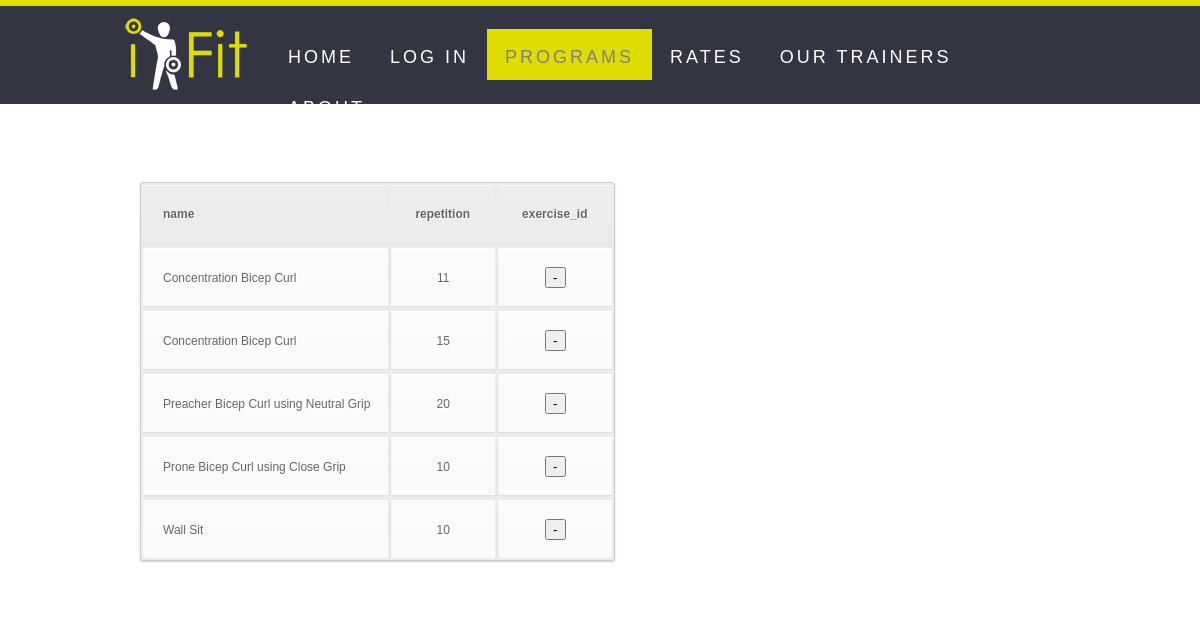
Page /yourprograms.php on the committed database.
### tables this page shows
CREATE TABLE IF NOT EXISTS `exercise` (
  `exercise_id` int(11) NOT NULL DEFAULT '0',
  `name` varchar(100) NOT NULL,
  `description` varchar(1000) NOT NULL,
  `category` varchar(100) NOT NULL,
  `repetition` int(3) NOT NULL
);

### yourprograms.php (the view, shortened to what this page needs)
<link rel="stylesheet" href="css/iFitBasic.css">
<link rel="stylesheet" href="css/dropMenu.css">
<div class="page">
	<?php
	class Exercise
	{
		private $exercise_id;
		private $name;
		private $repetition;
		public function getExerciseId()     { return $this->exercise_id; }
		public function getName()  { return $this->name; }
		public function getrepetition()     { return $this->repetition; }
	}
	try {
		$con = new PDO("mysql:host=localhost;dbname=cs174", "cs174", "group76");
		$con->setAttribute(PDO::ATTR_ERRMODE,
			PDO::ERRMODE_EXCEPTION);
		$query = "SELECT name, repetition, todolist.exercise_id ".
		"FROM exercise, todolist ".
		"WHERE exercise.exercise_id = todolist.exercise_id ".
		"ORDER BY name";
		$ps = $con->prepare($query);
		$ps->execute();
		createTable($ps);
	}
	catch(PDOException $ex) {
		print 'ERROR: '.$ex->getMessage();
	}
	catch(Exception $ex) {
		print 'ERROR: '.$ex->getMessage();
	}
	function createTable(PDOStatement $ps)
	{
		print "<table>\n";
		createHeaderRow($ps);
		$ps->execute();
		$ps->setFetchMode(PDO::FETCH_CLASS, "Exercise");
		while ($exercise = $ps->fetch()) {
			print "<tr>\n";
			createDataRow($exercise);
			print "</tr>\n";
		}
		print "</table>\n";
	}
	function createHeaderRow(PDOStatement $ps)
	{
		$row = $ps->fetch(PDO::FETCH_ASSOC);
		print "<tr>\n";
		foreach ($row as $field => $value) {
			print "<th>$field</th>\n";
		}
		print "</tr>\n";
	}
	function createDataRow(Exercise $exercise)
	{
		print "<tr>\n";
		print "<td>" . $exercise->getName()    . "</td>\n";
		print "<td>" . $exercise->getRepetition()   . "</td>\n";
		print "<td><input type='button' id=".$exercise->getExerciseId()." class='delete' value='-'></td>\n";
		print "</tr>\n";
	}
	?>
</div>

### css/iFitHome.css (style rules this page uses)
body { margin: 0; }
img { border: 0; }
body { font: 100%/1.2 "Myriad Pro", "Gill Sans", "Gill Sans MT", sans-serif; }
li { text-transform: uppercase; letter-spacing: 3px; }
.banner { border-top: 6px solid #dedc00; margin: 0 auto; background: #333543; clear: bottom; position: fixed; top: 0%; width: 100%; z-index : 1; }
.inBanner { margin: 0 auto; width: 960px; }
.page { margin: 0 auto; width: 960px; }
.container { padding-bottom: 1.9375em; }
.masthead { padding-top: 10px; padding-bottom: 20px; display: block; position: relative; }
.logo { max-width: 5%; max-height : auto; margin-bottom: -8px; margin-top: 0; }
.nav-main { margin-bottom: 0; padding: .45em 0 .5em; position: absolute; left: 150px; top: 0px; }
.nav-main li { height: auto; width: auto; float: left; text-align: center; }
.nav-main li:first-child { border-left: none; border-right:none; }
.nav-main a { color: white; display: block; font-size: 1.125em; padding: 1em 1em .6em 1em; }
.nav-main #current-page, .nav-main #current-page:hover { color: gray; background-color: #dedc00; cursor: default; }
.clearfix:before, .clearfix:after { content: " "; display: table; }
.clearfix:after { clear: both; }

### css/iFitBasic.css (style rules this page uses)
body { margin: 0; }
img { border: 0; }
body { font: 100%/1.2 "Myriad Pro", "Gill Sans", "Gill Sans MT", sans-serif; }
li { text-transform: uppercase; letter-spacing: 3px; }
.backBanner { margin: 0 auto; background: white; clear: bottom; top: 0%; width: 100%; padding-bottom: 4em; }
.banner { border-top: 6px solid #dedc00; margin: 0 auto; background: #333543; clear: bottom; position: fixed; top: 0%; width: 100%; z-index : 1; }
.inBanner { margin: 0 auto; width: 960px; }
.page { margin: 0 auto; width: 960px; }
.container { padding-bottom: 1.9375em; }
.masthead { padding-top: 10px; padding-bottom: 20px; display: block; position: relative; }
.logo { max-width: 5%; max-height : auto; margin-bottom: -8px; margin-top: 0; }
.nav-main { margin-bottom: 0; padding: .45em 0 .5em; position: absolute; left: 150px; top: 0px; }
.nav-main li { display: inline-block; text-align: center; }
.nav-main li:first-child { border-left: none; border-right:none; }
.nav-main a { color: white; display: inline-block; font-size: 1.125em; padding: 1em 1em .6em 1em; }
.nav-main #current-page, .nav-main #current-page:hover { color: gray; background-color: #dedc00; cursor: default; }
.clearfix:before, .clearfix:after { content: " "; display: table; }
.clearfix:after { clear: both; }

### yourprograms.php (style rules this page uses)
table { font-family:Arial, Helvetica, sans-serif; color:#666; font-size:12px; text-shadow: 1px 1px 0px #fff; background:#eaebec; margin:20px; border:#ccc 1px solid; -moz-border-radius:3px; -webkit-border-radius:3px; border-radius:3px; -moz-box-shadow: 0 1px 2px #d1d1d1; -webkit-box-shadow: 0 1px 2px #d1d1d1; box-shadow: 0 1px 2px #d1d1d1; }
table th { padding:21px 25px 22px 25px; border-top:1px solid #fafafa; border-bottom:1px solid #e0e0e0; background: #ededed; background: -webkit-gradient(linear, left top, left bottom, from(#ededed), to(#ebebeb)); background: -moz-linear-gradient(top, #ededed, #ebebeb); }
table th:first-child { text-align: left; padding-left:20px; }
table tr:first-child th:first-child { -moz-border-radius-topleft:3px; -webkit-border-top-left-radius:3px; border-top-left-radius:3px; }
table tr:first-child th:last-child { -moz-border-radius-topright:3px; -webkit-border-top-right-radius:3px; border-top-right-radius:3px; }
table tr { text-align: center; padding-left:20px; }
table tr td:first-child { text-align: left; padding-left:20px; border-left: 0; }
table tr td { padding:18px; border-top: 1px solid #ffffff; border-bottom:1px solid #e0e0e0; border-left: 1px solid #e0e0e0; background: #fafafa; background: -webkit-gradient(linear, left top, left bottom, from(#fbfbfb), to(#fafafa)); background: -moz-linear-gradient(top, #fbfbfb, #fafafa); }
table tr:last-child td { border-bottom:0; }
table tr:last-child td:first-child { -moz-border-radius-bottomleft:3px; -webkit-border-bottom-left-radius:3px; border-bottom-left-radius:3px; }
table tr:last-child td:last-child { -moz-border-radius-bottomright:3px; -webkit-border-bottom-right-radius:3px; border-bottom-right-radius:3px; }

### rows in the picture
exercise: name "Concentration Bicep Curl", repetition "11"
exercise: name "Concentration Bicep Curl", repetition "15"
exercise: name "Preacher Bicep Curl using Neutral Grip", repetition "20"
exercise: name "Prone Bicep Curl using Close Grip", repetition "10"
exercise: name "Wall Sit", repetition "10"

### other values in the picture
$field "name"
$field "repetition"
$field "exercise_id"
